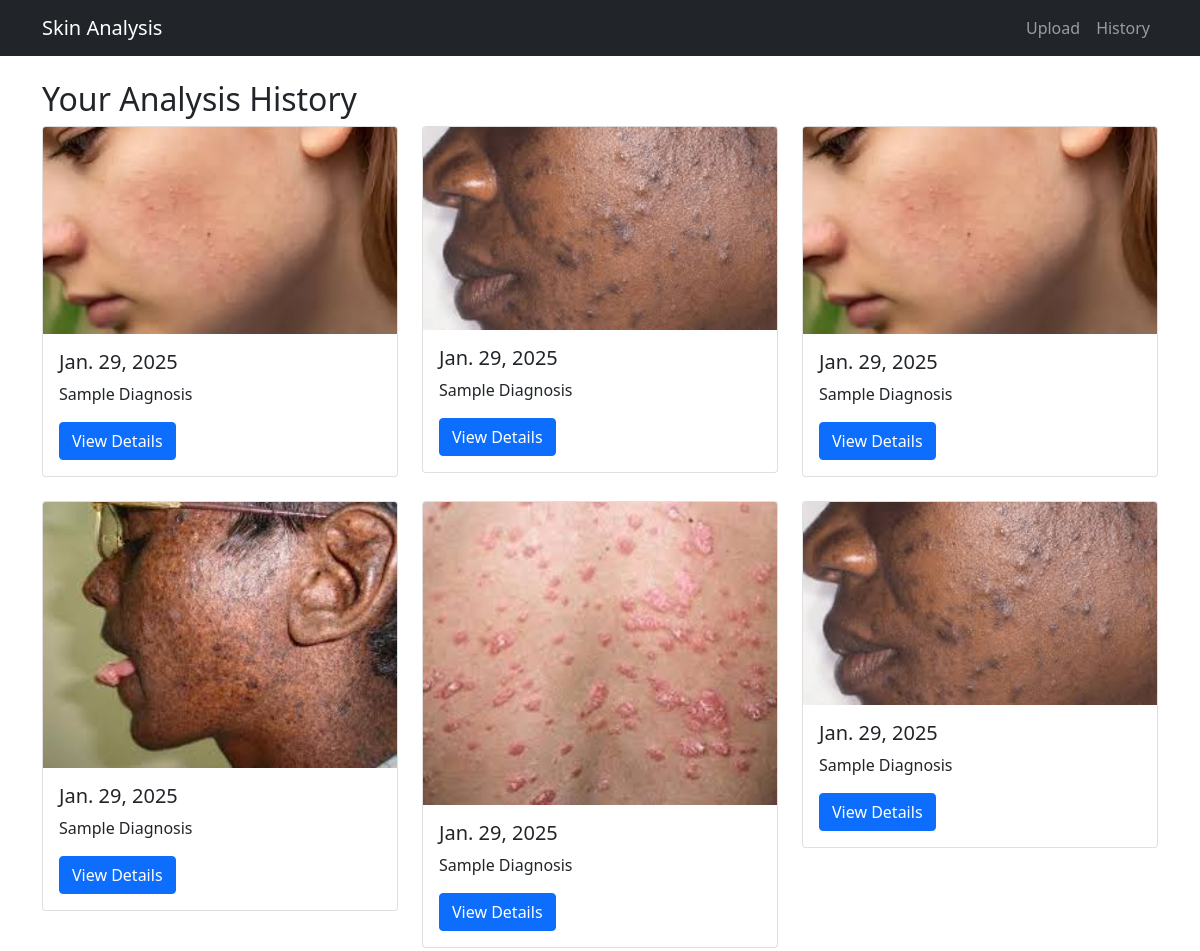
The page /history/ (signed in, upper part) on the database as committed earlier.
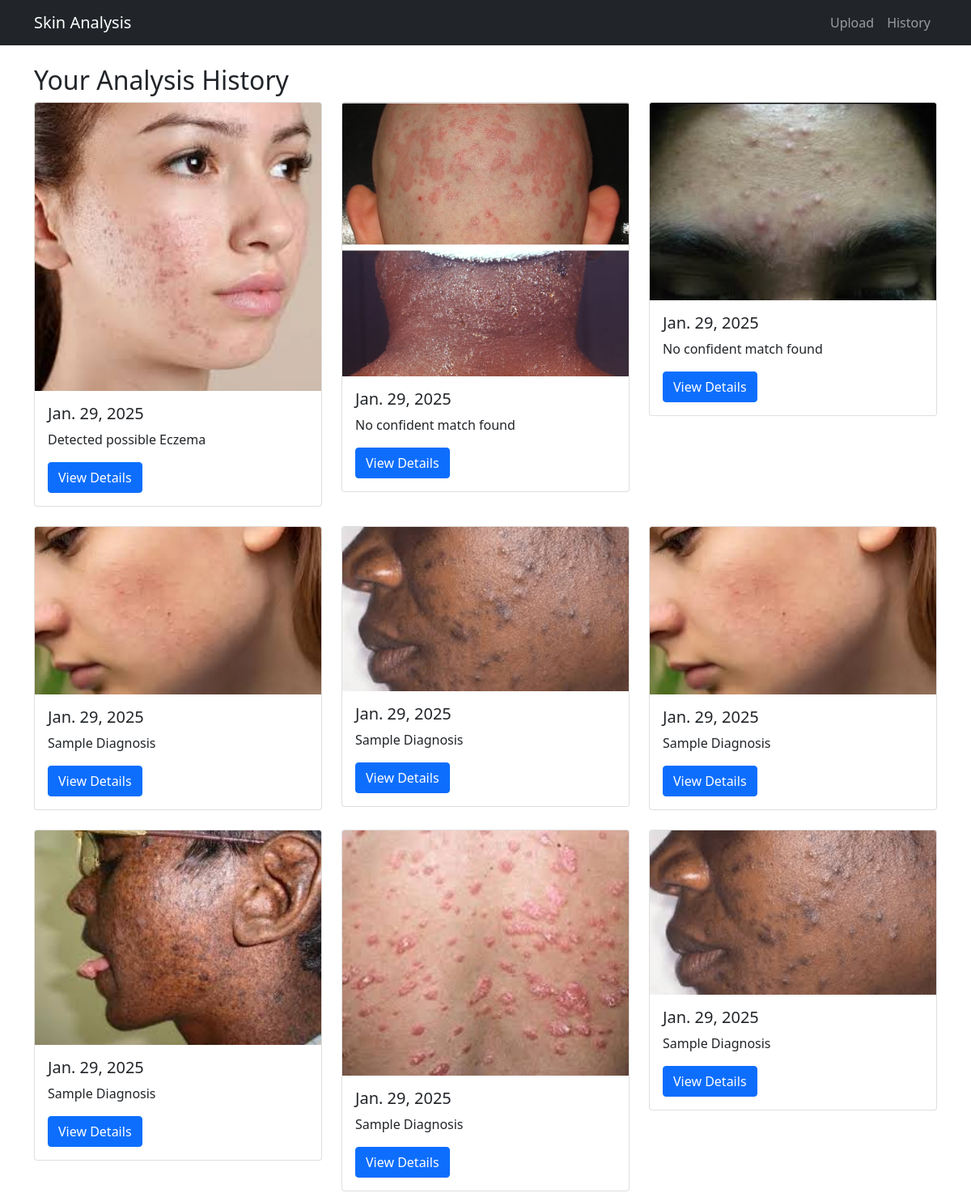
The same page on the database as committed later.
### skin_analysis/models.py (models this page shows, shortened)
class SkinAnalysis(models.Model):
    user = models.ForeignKey(User, on_delete=models.CASCADE)
    image = models.ImageField(upload_to='skin_images/')
    upload_date = models.DateTimeField(auto_now_add=True)
    diagnosis = models.TextField(null=True, blank=True)
    confidence_score = models.FloatField(null=True, blank=True)
    recommendations = models.TextField(null=True, blank=True)
    detected_disease = models.ForeignKey(SkinDisease, on_delete=models.SET_NULL, null=True)
    confidence_score = models.FloatField(null=True)
    analysis_notes = models.TextField(blank=True)
    requires_immediate_attention = models.BooleanField(default=False)
    follow_up_date = models.DateField(null=True, blank=True)
    doctor_consultation_recommended = models.BooleanField(default=False)

### skin_analysis/views.py (the view)
# urls.py: path('history/', views.analysis_history, name='history'),
@login_required
def analysis_history(request):
    analyses = SkinAnalysis.objects.filter(user=request.user).order_by('-upload_date')
    return render(request, 'history.html', {'analyses': analyses})

### templates/history.html
{% extends 'base.html' %}
{% block content %}
<h2>Your Analysis History</h2>
<div class="row">
    {% for analysis in analyses %}
    <div class="col-md-4 mb-4">
        <div class="card">
            <img src="{{ analysis.image.url }}" class="card-img-top" alt="Skin image">
            <div class="card-body">
                <h5 class="card-title">{{ analysis.upload_date|date }}</h5>
                <p class="card-text">{{ analysis.diagnosis }}</p>
                <a href="{% url 'skin_analysis:analysis' analysis.id %}"
                   class="btn btn-primary">View Details</a>
            </div>
        </div>
    </div>
    {% empty %}
    <div class="col">
        <p>No analysis history found. <a href="{% url 'skin_analysis:upload' %}">Upload your first image</a></p>
    </div>
    {% endfor %}
</div>
{% endblock %}

### templates/base.html (shortened to what this page needs)
<!DOCTYPE html>
<html lang="en">
<head>
    <link href="https://cdn.jsdelivr.net/npm/bootstrap@5.1.3/dist/css/bootstrap.min.css" rel="stylesheet">
</head>
<body>
    <nav class="navbar navbar-expand-lg navbar-dark bg-dark">
        <div class="container">
            <a class="navbar-brand" href="{% url 'skin_analysis:home' %}">Skin Analysis</a>
            <div class="navbar-nav">
                <a class="nav-link" href="{% url 'skin_analysis:upload' %}">Upload</a>
                <a class="nav-link" href="{% url 'skin_analysis:history' %}">History</a>
            </div>
        </div>
    </nav>
    <div class="container mt-4">
        {% block content %}{% endblock %}
    </div>
</body>
</html>

Rows that differ between the two databases and show on the page:
added SkinAnalysis: image (picture), upload_date "Jan. 29, 2025", diagnosis "Detected possible Eczema"
added SkinAnalysis: image (picture), upload_date "Jan. 29, 2025", diagnosis "No confident match found"
added SkinAnalysis: image (picture), upload_date "Jan. 29, 2025", diagnosis "No confident match found"
